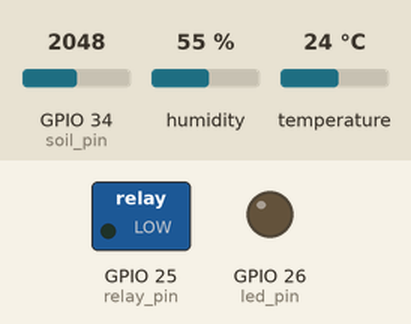
Bench run of a sketch on a simulated ESP32. On the bench: switched loads named in the sketch (green lamp = pin HIGH), output pins drawn as LEDs (lit = HIGH). The test bench sets the inputs (shaded band); at power-on: GPIO 34 (soil_pin) = 2048, humidity 55 %, temperature 24 °C. WiFi joins after 1.5 s; servers stay silent unless stated; random numbers use the default seed unless the sketch sets one; no MQTT or app messages arrive unless stated; what the sketch prints to the serial monitor is not drawn.

Above: at 0.0 s.
At 6.8 s:
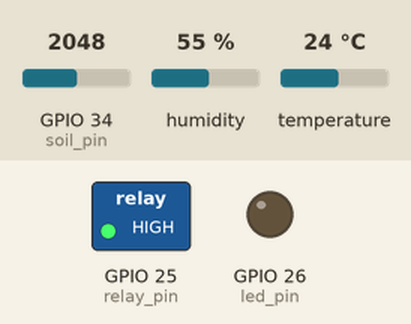
6.9 s: GPIO 34 (soil_pin) set to 3529
11.9 s: GPIO 34 (soil_pin) set to 3606
At 16.7 s:
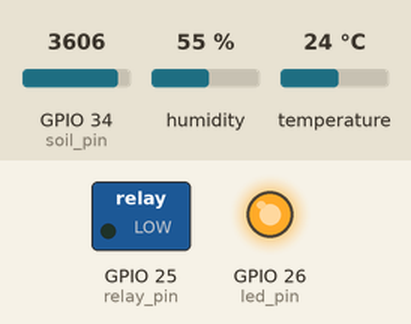
30.3 s: GPIO 34 (soil_pin) set to 3603
Timing chart, 0 to 41.4 s (numbered marks = the images above; inputs shaded):
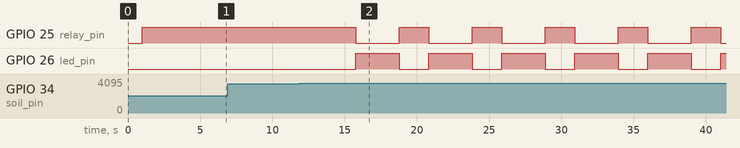

The sketch:

smart_plant.ino
```cpp
#include <WiFi.h>
#include <WiFiClientSecure.h>
#include <PubSubClient.h>
#include <ArduinoJson.h>
#include <DHT.h>

// WiFi credentials
const char* ssid = "1083ybs.";
const char* pass = "makedodo.";

// MQTT credentials
const char* mqtt_server = "f6c3bd764c054b5089d29b5a566ebaa1.s1.eu.hivemq.cloud";
const int mqtt_port = 8883;
const char* mqtt_user = "ridho";
const char* mqtt_password = "Ridho123.";

// Sensor configuration
#define soil_pin 34
#define dry_value 4950
#define wet_value 1500
#define threshold 40

// DHT Sensor configuration
#define DHT_PIN 32
#define DHT_TYPE DHT11

// Output pins
#define relay_pin 25
#define led_pin 26

// Initialize DHT sensor
DHT dht(DHT_PIN, DHT_TYPE);

// Set relay logic type
const bool RELAY_ACTIVE_LOW = true;

// Timing variables
unsigned long lastMsg = 0;
unsigned long pumpStartTime = 0;
bool pumpRunning = false;
bool autoMode = true;
int pumpDuration = 3000;

// MQTT Topics
const char* topic_sensor = "plant/sensor";
const char* topic_control = "plant/control";
const char* topic_status = "plant/status";
const char* topic_prediction = "plant/prediction";

WiFiClientSecure espClient;
PubSubClient client(espClient);

void setup() {
  Serial.begin(115200);
  delay(1000);

  pinMode(soil_pin, INPUT);
  pinMode(relay_pin, OUTPUT);
  pinMode(led_pin, OUTPUT);

  // Initialize relay to OFF state
  setRelayState(false);

  // Initialize DHT sensor
  dht.begin();
  delay(3000); // Give DHT sensor time to initialize

  Serial.println("\n=== Smart Plant Monitor ===");
  Serial.print("Relay Logic: ");
  Serial.println(RELAY_ACTIVE_LOW ? "ACTIVE LOW" : "ACTIVE HIGH");
  Serial.println("DHT Sensor initialized");

  setup_wifi();

  espClient.setInsecure();

  client.setServer(mqtt_server, mqtt_port);
  client.setCallback(callback);
}

void setup_wifi() {
  delay(100);
  WiFi.begin(ssid, pass);
  Serial.println("\nConnecting to WiFi...");

  while (WiFi.status() != WL_CONNECTED) {
    delay(500);
    Serial.print(".");
  }

  Serial.println("\n✓ WiFi connected");
  Serial.print("IP address: ");
  Serial.println(WiFi.localIP());
}

// Helper function to control relay with proper logic
void setRelayState(bool state) {
  if (RELAY_ACTIVE_LOW) {
    // Active LOW: LOW = ON, HIGH = OFF
    digitalWrite(relay_pin, state ? LOW : HIGH);
  } else {
    // Active HIGH: HIGH = ON, LOW = OFF
    digitalWrite(relay_pin, state ? HIGH : LOW);
  }

  // LED indicator (always follows pump state)
  digitalWrite(led_pin, state ? HIGH : LOW);
}

void callback(char* topic, byte* payload, unsigned int length) {
  String message = "";
  for(int i = 0; i < length; i++) {
    message += (char)payload[i];
  }

  Serial.print("📨 Message [");
  Serial.print(topic);
  Serial.print("]: ");
  Serial.println(message);

  // Parse JSON
  StaticJsonDocument<200> doc;
  DeserializationError error = deserializeJson(doc, message);

  if(error) {
    Serial.println("❌ Failed parsing JSON");
    return;
  }

  // Handle control commands
  if(strcmp(topic, topic_control) == 0) {
    if(doc.containsKey("pump")) {
      String pumpCmd = doc["pump"];
      if(pumpCmd == "on") {
        startPump();
      } else if (pumpCmd == "off") {
        stopPump();
      }
    }

    if(doc.containsKey("auto")) {
      autoMode = doc["auto"];
      Serial.print("🔄 Auto Mode: ");
      Serial.println(autoMode ? "ON" : "OFF");

      // Publish status update
      publishStatus();
    }

    if(doc.containsKey("duration")) {
      pumpDuration = doc["duration"];
      Serial.print("⏱️  Pump duration: ");
      Serial.print(pumpDuration);
      Serial.println("ms");
    }
  }
}

void reconnect() {
  while (!client.connected()) {
    Serial.print("🔌 Connecting to MQTT... ");

    String clientId = "ESP32-Plant-" + String(random(0xffff), HEX);

    if (client.connect(clientId.c_str(), mqtt_user, mqtt_password)) {
      Serial.println("✓ Connected!");
      client.subscribe(topic_control);

      // Publish online status
      StaticJsonDocument<100> doc;
      doc["status"] = "online";
      doc["device"] = "ESP32-Plant";
      doc["relay_type"] = RELAY_ACTIVE_LOW ? "active_low" : "active_high";
      String output;
      serializeJson(doc, output);
      client.publish(topic_status, output.c_str());

    } else {
      Serial.print("❌ Failed, rc=");
      Serial.print(client.state());
      Serial.println(" (retrying in 3s)");
      delay(3000);
    }
  }
}

int readSoilMoisture() {
  int sensorValue = analogRead(soil_pin);

  // Convert to percentage
  int moisture = map(sensorValue, dry_value, wet_value, 0, 100);
  moisture = constrain(moisture, 0, 100);
  return moisture;
}

float readTemperature() {
  // Retry a few times and yield to avoid WDT when sensor/wiring is unstable
  for (int i = 0; i < 3; i++) {
    float temp = dht.readTemperature();
    if (!isnan(temp)) return temp;
    delay(50);
  }
  Serial.println("⚠️  Failed to read temperature from DHT");
  return -999; // Error value
}

float readAirHumidity() {
  // Retry a few times and yield to avoid WDT when sensor/wiring is unstable
  for (int i = 0; i < 3; i++) {
    float humidity = dht.readHumidity();
    if (!isnan(humidity)) return humidity;
    delay(50);
  }
  Serial.println("⚠️  Failed to read humidity from DHT");
  return -999; // Error value
}

void startPump() {
  if (pumpRunning) {
    Serial.println("⚠️  Pump already running");
    return;
  }

  setRelayState(true);  // Use helper function
  pumpRunning = true;
  pumpStartTime = millis();
  Serial.println("💧 Pump STARTED");

  // Publish status
  publishStatus();
}

void stopPump() {
  if (!pumpRunning) {
    Serial.println("⚠️  Pump already stopped");
    return;
  }

  setRelayState(false);  // Use helper function
  pumpRunning = false;
  Serial.println("🛑 Pump STOPPED");

  // Publish status
  publishStatus();
}

void publishStatus() {
  StaticJsonDocument<200> doc;
  doc["pump"] = pumpRunning ? "on" : "off";
  doc["auto"] = autoMode;
  doc["timestamp"] = millis();

  String output;
  serializeJson(doc, output);
  client.publish(topic_status, output.c_str());
}

void loop() {
  if (!client.connected()) reconnect();
  client.loop();

  unsigned long now = millis();

  // Auto-stop pump after duration
  if(pumpRunning && (now - pumpStartTime >= pumpDuration)) {
    Serial.println("⏰ Pump duration reached");
    stopPump();
  }

  // Publish sensor data every 5 seconds
  if(now - lastMsg > 5000) {
    lastMsg = now;

    int moisture = readSoilMoisture();
    float temperature = readTemperature();
    float airHumidity = readAirHumidity();

    // Create JSON payload
    StaticJsonDocument<300> doc;
    doc["moisture"] = moisture;
    doc["timestamp"] = now;
    doc["auto_mode"] = autoMode;
    doc["pump_status"] = pumpRunning ? "on" : "off";

    // Add DHT sensor data if valid
    if (temperature != -999) {
      doc["temperature"] = temperature;
    }
    if (airHumidity != -999) {
      doc["air_humidity"] = airHumidity;
    }

    String output;
    serializeJson(doc, output);

    Serial.print("📤 Publishing: ");
    Serial.println(output);

    if (temperature != -999 || airHumidity != -999) {
      Serial.print("🌡️  Temp: ");
      Serial.print(temperature);
      Serial.print("°C | Humidity: ");
      Serial.print(airHumidity);
      Serial.println("%");
    }

    client.publish(topic_sensor, output.c_str());

    // Auto watering logic
    if (autoMode && !pumpRunning && moisture < threshold) {
      Serial.print("🌱 Auto-watering triggered! (Moisture: ");
      Serial.print(moisture);
      Serial.print("% < ");
      Serial.print(threshold);
      Serial.println("%)");
      startPump();
    }
  }

  delay(100);  // Small delay for stability
}
```

Measured:
- the behaviour switches between 3570 and 3571 on GPIO 34 (soil_pin) (found by bisection; images 1 and 2)
- after the input at 6.9 s, every drawn part: stays the same
- after the input at 11.9 s, GPIO 25 (relay_pin): alternates HIGH for 2.0 s and LOW for 3.0 s, starting after 3.9 s; GPIO 26 (led_pin): alternates HIGH for 3.0 s and LOW for 2.0 s, starting after 3.9 s
